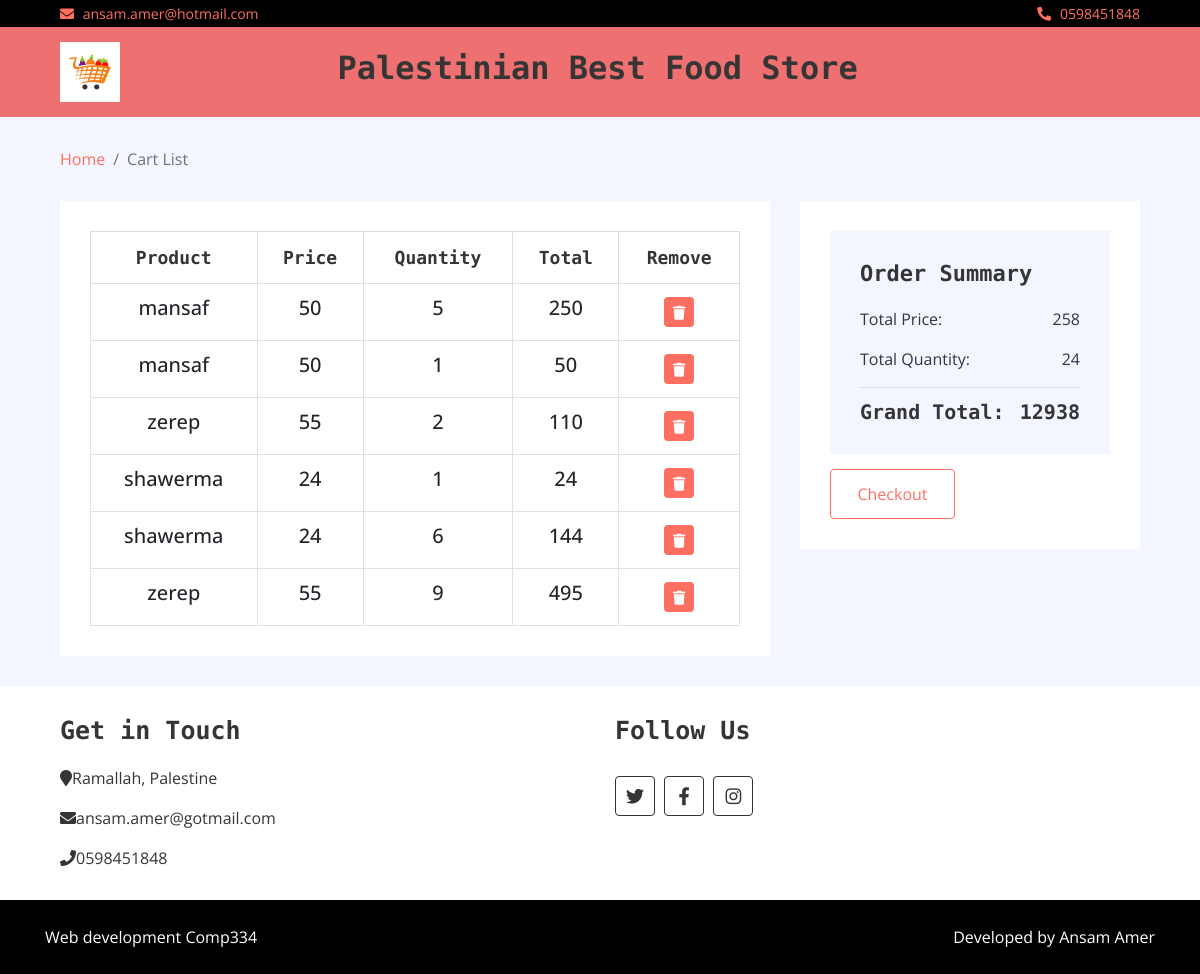
/admin/order.php (signed in), run on the app's committed database.
### tables this page shows
CREATE TABLE `order` (
  `id` int(100) NOT NULL,
  `productId` int(100) NOT NULL,
  `custUserName` varchar(100) NOT NULL,
  `quantity` int(11) NOT NULL
);

CREATE TABLE `products` (
  `productName` varchar(100) DEFAULT NULL,
  `productId` int(100) NOT NULL,
  `productType` varchar(100) DEFAULT NULL,
  `productPrice` int(100) NOT NULL,
  `productSize` varchar(100) DEFAULT NULL,
  `productDescription` varchar(500) NOT NULL,
  `productImage1` blob NOT NULL,
  `productImage2` blob NOT NULL,
  `productImage3` blob NOT NULL,
  `userName` varchar(100) NOT NULL
);

### admin/includes/functions/systemFunctions.php (called while the page is built, shortened)
<?php
        function cartList($userName){
                global $con;
                $stmt = $con->prepare (" SELECT `id`,`order`.`custUserName`,`productName`, `productPrice`,`quantity`
                                        FROM `order`JOIN `products`
                                        ON `order`.`productId` = `products`.`productId`
                                        WHERE `order`.`custUserName`=:username
                                     ");
                $stmt->execute(['username' => $userName]);
                return $stmt->fetchAll(\PDO::FETCH_ASSOC);
        }
?>

### admin/order.php (the view, shortened to what this page needs)
<?php
    include 'init.php';
    include $tpl . 'header.php';
    if(isset($_SESSION['Username'])){
        $cart_list = cartList($_SESSION['Username']);
        $total_price = 0;
        $total_quantity = 0;
        $bill = 0;
    }else{
        header('location: index.php');
        exit();
    }
?>
    <div class="breadcrumb-wrap">
        <div class="container-fluid">
            <ul class="breadcrumb">
                <li class="breadcrumb-item"><a href="customerHome.php">Home</a></li>
                <li class="breadcrumb-item active">Cart List</li>
            </ul>
        </div>
    </div>
    <div class="order-page">
        <div class="container-fluid">
            <div class="row">
                <div class="col-lg-8">
                    <div class="order-page-inner">
                        <div class="table-responsive">
                            <table class="table table-bordered">
                                <thead class="thead-dark">
                                    <tr>
                                        <th>Product</th>
                                        <th>Price</th>
                                        <th>Quantity</th>
                                        <th>Total</th>
                                        <th>Remove</th>
                                    </tr>
                                </thead>
                                <tbody class="align-middle">
                                <?php
                                    foreach($cart_list as $row):
                                        $total_price += $row['productPrice'];
                                        $total_quantity += $row['quantity'];
                                        $bill += ($total_price*$total_quantity);
                                ?>
                                        <tr>
                                            <td><h5 name="name"><?php  echo $row['productName']; ?></h5></td>
                                            <td><h5 name="price"><?php  echo $row['productPrice']; ?></h5></td>
                                            <td><h5 name="quantity"><?php  echo $row['quantity']; ?></h5></td>
                                            <td><h5 name="total"><?php  echo $row['productPrice']*$row['quantity']; ?></h5></td>
                                            <td>
                                                <button href="?id=<?php echo $row['id']; ?>" name="deleteOrder"><i class="fa fa-trash"></i></button>
                                            </td>
                                        </tr>
                                <?php
                                    endforeach;
                                ?>
                                </tbody>
                            </table>
                        </div>
                    </div>
                </div>
                <div class="col-lg-4">
                    <div class="order-page-inner">
                        <div class="row">
                            <div class="col-md-12">
                                <div class="order-summary">
                                    <div class="order-content">
                                        <h1>Order Summary</h1>
                                        <p>Total Price: <span><?php  echo $total_price; ?></span></p>
                                        <p>Total Quantity: <span><?php  echo $total_quantity; ?></span></p>
                                        <h2>Grand Total: <span><?php  echo $bill; ?></span></h2>
                                    </div>
                                    <div class="order-btn">
                                        <a href="checkout.php" style="color: black;"><button>Checkout</button></a>
                                    </div>
                                </div>
                            </div>
                        </div>
                    </div>
                </div>
            </div>
        </div>
    </div>
<?php
    include $tpl . 'footer.php';
?>

### admin/layout/css/style.css (style rules this page uses)
body { color: #353535; font-family: 'Open Sans', sans-serif; font-weight: 400; background: #f3f6ff; }
a { color: #FF6F61; }
h1 { font-family: 'Source Code Pro', monospace; font-weight: 900; }
h2 { font-family: 'Source Code Pro', monospace; font-weight: 700; }
@media (min-width: 992px) { .container-fluid { padding-right: 60px; padding-left: 60px; } }
.breadcrumb-wrap { position: relative; width: 100%; }
.breadcrumb-wrap .breadcrumb { margin: 0; padding: 0; background: transparent; }
.order-page { position: relative; margin-top: 30px; }
.order-page .order-page-inner { padding: 30px; margin-bottom: 30px; background: #ffffff; }
.order-page .table { width: 100%; text-align: center; margin-bottom: 0; }
.order-page .table .thead-dark th { font-family: 'Source Code Pro', monospace; font-size: 18px; font-weight: 700; color: #353535; text-align: center; background: transparent; border-color: #dddddd; border-bottom: none; vertical-align: middle; }
.order-page .table td { font-size: 16px; vertical-align: middle; }
.order-page .table button { width: 30px; height: 30px; font-size: 14px; text-align: center; color: #ffffff; background: #FF6F61; border: none; border-radius: 4px; }
.order-page .order-summary { position: relative; width: 100%; }
.order-page .order-summary .order-content { padding: 30px; background: #f3f6ff; }
.order-page .order-summary .order-content h1 { font-size: 22px; margin-bottom: 20px; }
.order-page .order-summary .order-content p span, .order-page .order-summary .order-content h2 span { float: right; }
.order-page .order-summary .order-content h2 { font-size: 20px; font-weight: 600; padding-top: 12px; border-top: 1px solid #dddddd; margin: 0; }
.order-page .order-summary .order-btn button { margin-top: 15px; width: calc(50% - 15px); height: 50px; padding: 2px 10px; text-align: center; color: #ffffff; background: #FF6F61; border: none; border-radius: 4px; }
.order-page .order-summary .order-btn button:first-child { margin-right: 25px; color: #FF6F61; background: #ffffff; border: 1px solid #FF6F61; }

### data on the page
order: productId.productName "mansaf", productId.productPrice "50", quantity "5", $row['productPrice']*$row['quantity'] "250"
order: productId.productName "mansaf", productId.productPrice "50", quantity "1", $row['productPrice']*$row['quantity'] "50"
order: productId.productName "zerep", productId.productPrice "55", quantity "2", $row['productPrice']*$row['quantity'] "110"
order: productId.productName "shawerma", productId.productPrice "24", quantity "1", $row['productPrice']*$row['quantity'] "24"
order: productId.productName "shawerma", productId.productPrice "24", quantity "6", $row['productPrice']*$row['quantity'] "144"
order: productId.productName "zerep", productId.productPrice "55", quantity "9", $row['productPrice']*$row['quantity'] "495"

### other printed values
$total_price "258"
$total_quantity "24"
$bill "12938"
